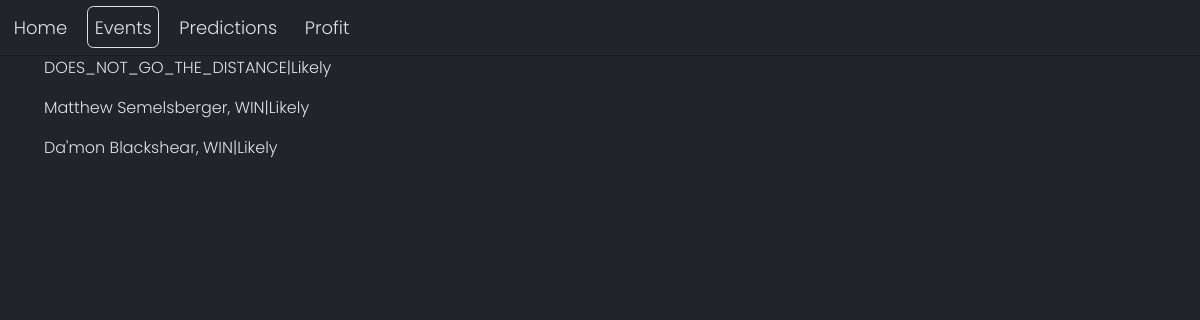
Screenshot of /events/67/predictions with the database file from the repository.
### fightEvaluator/models/modelsx.py (models this page shows, shortened)
class Prediction(models.Model):
    matchup = models.ForeignKey('MatchUp',on_delete=models.CASCADE)
    prediction = models.ForeignKey('EventLikelihood',on_delete=models.CASCADE,default=None,null=True,blank=True)
    isGamble = models.BooleanField(default=False) #if the prediction is a gamble or an prediction based on analysis
    isCorrect = models.BooleanField(default=None,null=True,blank=True)
    def __str__(self):
        if self.prediction.fighter != None:
             return self.prediction.fighter.name +", " + str(self.prediction.event) + "|" + str(self.prediction.get_likelihood_display())
        return str(self.prediction.event) + "|" + str(self.prediction.get_likelihood_display())

class EventLikelihood(models.Model):
    matchup = models.ForeignKey('MatchUp',on_delete=models.CASCADE)
    event = models.CharField(choices=Event.choices,max_length=256)
    eventType = models.CharField(default=None,null=True,blank=True,max_length=256)#helper
    likelihood = models.IntegerField(default=Likelihood.NOT_PREDICTED,null=True,blank=True,choices=Likelihood.choices)
    justification = models.CharField(default="",null=True,blank=True,max_length=1024)
    fighter = models.ForeignKey('Fighter',default=None,null=True,blank=True,on_delete=models.CASCADE)

### fightEvaluator/models/fighter_models.py (models this page shows, shortened)
class Fighter(models.Model):
    first_name = models.CharField(max_length=100)
    middle_name = models.CharField(default="",max_length=100,null=True,blank=True)#optional
    last_name = models.CharField(max_length=100)
    nick_name = models.CharField(default="N/A",max_length=100,null=True,blank=True)#optional
    weight_class = models.CharField(max_length=100,choices=WeightClass.choices)
    height = models.IntegerField(default=0)#in inches
    reach = models.IntegerField(default=0)#in inches
    wins = models.IntegerField(default=0,null=True,blank=True)
    losses = models.IntegerField(default=0,null=True,blank=True)
    draws = models.IntegerField(default=0,null=True,blank=True)
    stance = models.CharField(default=Stance.NA,null=True,blank=True,max_length=100,choices=Stance.choices)
    date_of_birth = models.DateField(default=None, null=True,blank=True)
    data_api_link = models.CharField(default="",max_length=256,null=True,blank=True)
    img_link = models.CharField(max_length=256,null=True,blank=True)
    name_index = models.CharField(default="",max_length=256)
    class Meta:
        indexes = [
            Index(fields=["name_index"],name="full_name_index")
        ]
    @property
    def name(self):
        return self.first_name.capitalize() + " " + self.last_name.capitalize()

### fightEvaluator/views/index.py (the view)
# urls.py: path('events/<int:eventId>/predictions',views.event_predictions, name='event_predictions'),#not working
@cache_page(60 * 2)
@require_GET
def event_predictions(request,eventId):
    event = get_object_or_404(FightEvent,id=eventId)
    matchups = MatchUp.objects.filter(event=event)
    predictions = []
    for matchup in matchups:
        prediction = Prediction.objects.filter(matchup=matchup).first()
        if prediction:
            predictions.append(prediction)
    return render(request,"fightEvaluator/event_predictions.html",{'predictions':predictions,'event':event})

### fightEvaluator/templates/fightEvaluator/event_predictions.html (shortened to what this page needs)
{% extends "fightEvaluator/base.html" %}
{% load static %}
{% load custom_filters %}
{% block content %}
  {% include 'fightEvaluator/navbar.html' %}
  <div class="container-fluid main-container">
    <ul>
    {% for p in predictions %}
      <p>{{ p }}</p>
    {% endfor %}
    </ul>
  </div>
{% endblock %}

### fightEvaluator/static/fightEvaluator/styles/styles.css (style rules this page uses)
html, body { height: 100%; min-height: 800px; font-family: PoppinsLight; font-size: 16px; background-color: #212529; overflow: hidden; }
body { display: flex; flex-direction: column; }
.main-container { overflow: auto; height: 100%; }

### rows the page displays
Prediction: prediction.likelihood "DOES_NOT_GO_THE_DISTANCE|Likely"
Prediction: prediction.likelihood "Matthew Semelsberger, WIN|Likely"
Prediction: prediction.likelihood "Da'mon Blackshear, WIN|Likely"
